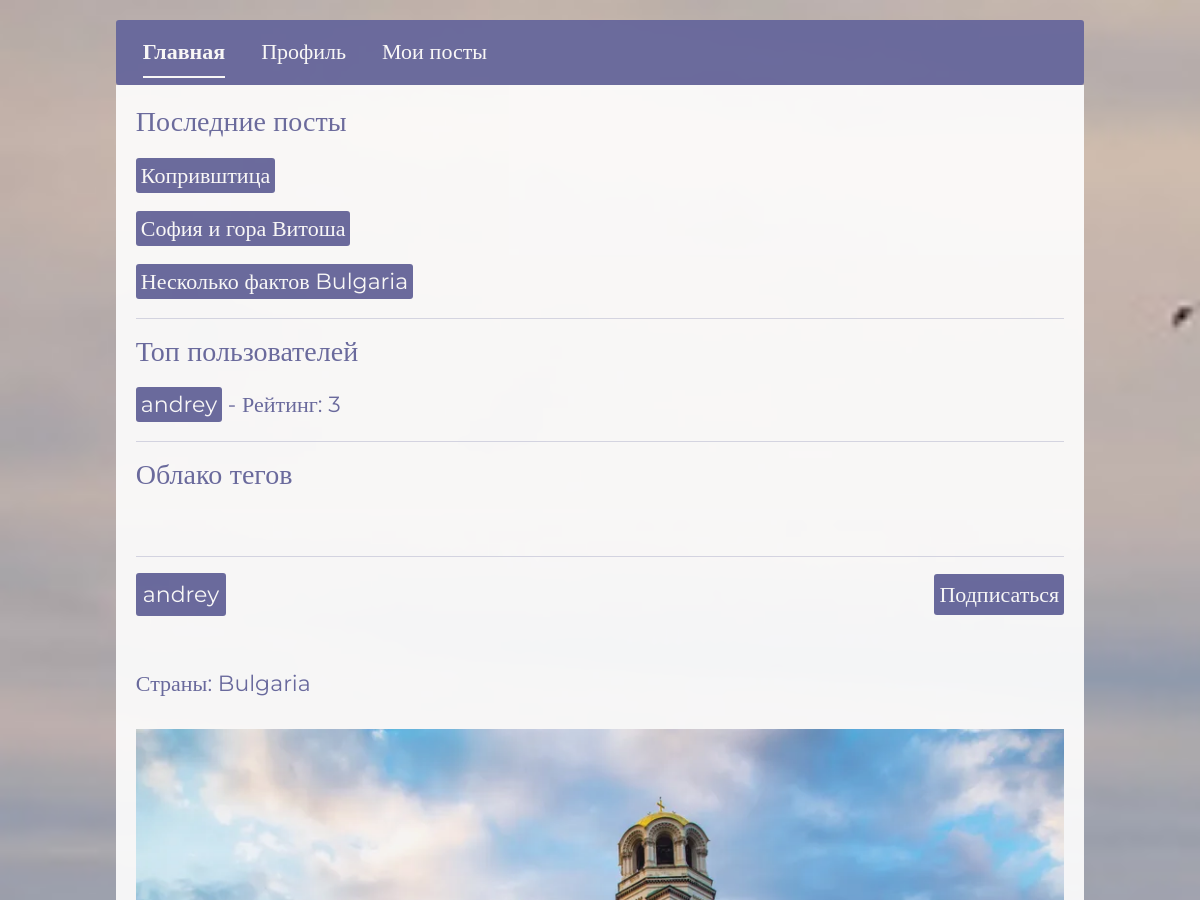
The app's page /profiles/2/posts/ (signed in, upper part), older data.
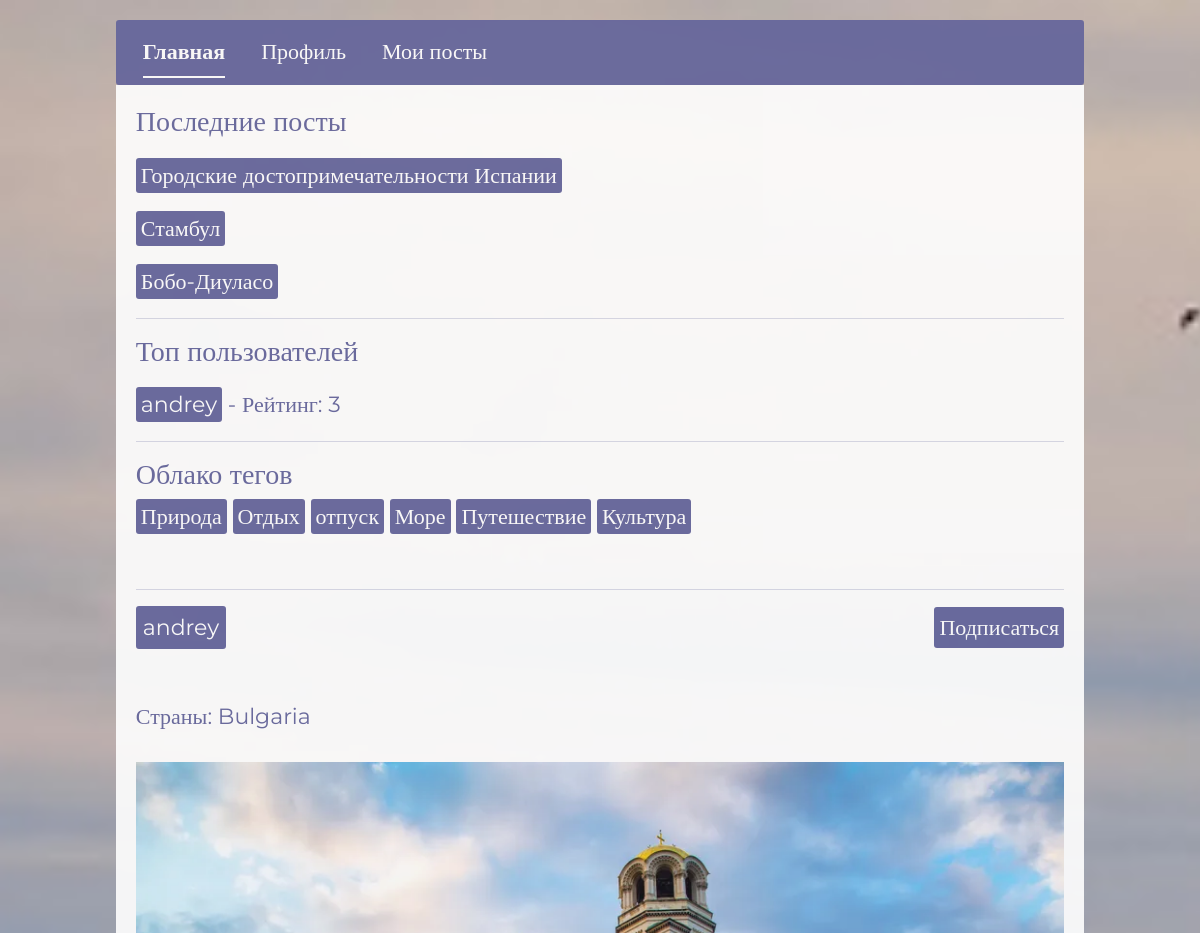
The same page, newer data.
### user/models.py (models this page shows, shortened)
class Post(models.Model):
    create_date = models.DateTimeField(auto_now_add=True)
    author = models.ForeignKey(User, on_delete=models.CASCADE,  verbose_name='Автор', blank=False, null=True, related_name='posts')
    countries = models.ManyToManyField(Country, blank=False, verbose_name="Страны")
    subject = models.CharField(max_length=255, blank=False, null=True, verbose_name='Тема')
    body = models.TextField(validators=[MinLengthValidator(3)], blank=False, null=True, verbose_name='Тело поста')
    photos = models.ManyToManyField(Photo, blank=True, verbose_name='Фотографии')
    tags = models.ManyToManyField(Tag, blank=True, verbose_name='Теги')
    rating = models.IntegerField(default=0, verbose_name='Рейтинг')
    last_lifted_at = models.DateTimeField(null=True, blank=True, verbose_name='Последнее время поднятия')
    class Meta:
        verbose_name = 'Пост'
        verbose_name_plural = 'Посты'

class Profile(models.Model):
    user = models.OneToOneField(User, on_delete=models.CASCADE, verbose_name='Пользователь')
    countries_interest = models.ManyToManyField(Country, blank=True, verbose_name="Интересующие страны")
    post_count = models.IntegerField(default=0, verbose_name='Количество постов')
    followers = models.ManyToManyField(User, related_name='following', blank=True, verbose_name='Подписчики')
    followers_count = models.IntegerField(default=0, verbose_name='Количество подписчиков')
    is_create = models.BooleanField(default=True, verbose_name='Создавать посты')
    is_blocked = models.BooleanField(default=False, verbose_name='Заблокирован')
    class Meta:
        verbose_name = 'Профиль'
        verbose_name_plural = 'Профили'

class Photo(models.Model):
    image = models.ImageField(upload_to='post_photos/', validators=[validate_image_size], verbose_name='Фото')
    class Meta:
        verbose_name = 'Фото'
        verbose_name_plural = 'Фотки'

class Tag(models.Model):
    name = models.CharField(max_length=50, verbose_name='Тег')
    class Meta:
        verbose_name = 'Тег'
        verbose_name_plural = 'Теги'

### country/models.py (models this page shows, shortened)
class Country(models.Model):
    name = models.CharField(max_length=255, verbose_name='Название страны')
    top_level_domain = models.CharField(max_length=255, blank=True, verbose_name='Топ-уровневый домен')
    alpha2_code = models.CharField(max_length=255, blank=True, verbose_name='Двухбуквенный код страны')
    alpha3_code = models.CharField(max_length=255, blank=True, verbose_name='Трехбуквенный код страны')
    calling_code = models.CharField(max_length=255, blank=True, verbose_name='Телефонный код')
    capital = models.CharField(max_length=255, blank=True, verbose_name='Столица')
    alt_spellings = models.TextField(blank=True, verbose_name='Альтернативные написания')
    region = models.CharField(max_length=255, blank=True, verbose_name='Регион')
    class Meta:
        verbose_name = 'Страна'
        verbose_name_plural = 'Страны'

### user/views.py (the view)
# urls.py: path('profiles/<int:user_id>/posts/', views.profile_posts, name='profile_posts'),
@login_required
def profile_posts(request, user_id):
    profile = Profile.objects.get(user=request.user)
    blocked_response = check_user_blocked(profile)
    if blocked_response:
        return blocked_response
    active_link = 'profile_posts'
    profile = get_object_or_404(Profile, user__id=user_id)
    user = profile.user
    posts = profile.user.posts.all().order_by('-create_date')
    paginator = Paginator(posts, 10)
    page_number = request.GET.get('page')
    page_obj = paginator.get_page(page_number)
    context = {
        'profile': profile,
        'user': user,
        'posts': page_obj,
        'active_link': active_link
    }
    return render(request, 'user/profile_detail.html', context)

### user/context_processors.py (called while the page is built)
def global_context(request):
    latest_posts = Post.objects.order_by('-create_date')[:3]
    tag_cloud = Tag.objects.all()
    top_users = Profile.objects.annotate(
        posts_count=Count('user__posts'),
        total_rating=Sum('user__posts__rating')
    ).filter(total_rating__gt=0).order_by('-total_rating')[:5]
    return {
        'latest_posts': latest_posts,
        'tag_cloud': tag_cloud,
        'top_users': top_users,
    }

### user/permissions.py (called while the page is built)
def check_user_blocked(profile):
    if profile.is_blocked:
        return HttpResponse("Ваш аккаунт заблокирован. Вы не можете создавать посты.", status=403)
    return None

### templates/user/profile_detail.html (shortened to what this page needs)
{% extends 'base.html' %}
{% block extra_css %}
    {% load static %}
    <link rel="stylesheet" href="{% static 'css/profile_detail.css' %}">
{% endblock %}
{% block content %}
    <div id="wrapper">
        <div id="index-nav">
            <ul class="nav nav-underline">
              <li class="nav-item" id="index-nav-item">
                <a id="index-link" class="nav-link active" aria-current="page" href="{% url 'index'%}">Главная</a>
              </li>
              <li class="nav-item" id="index-nav-item">
                <a id="index-link" class="nav-link" aria-current="page" href="{% url 'profile_detail' user.id %}">Профиль</a>
              </li>
              <li class="nav-item" id="index-nav-item">
                <a id="index-link" class="nav-link" aria-current="page" href="{% url 'profile_posts' user.id %}">Мои посты</a>
              </li>
            </ul>
        </div>
        <div id="lenta">
            {% include 'commom_info.html' %}
        </div>
        {% if active_link == 'profile_posts' %}
            {% for post in posts %}
            <div id="lenta">
                <hr>
                <div id="author">
                    <a href="{% url 'profile_detail' post.author.id %}">{{post.author }}</a>
                <div>
                    {% if request.user.is_authenticated %}
                        {% if request.user != profile.user %}
                            {% if post.is_following %}
                                <form action="{% url 'toggle_subscription' post.author.id %}" method="POST">
                                    {% csrf_token %}
                                    <button type="submit" id="subscription-bth">Отписаться</button>
                                </form>
                            {% else %}
                                <form action="{% url 'toggle_subscription' post.author.id %}" method="POST">
                                    <button type="submit" id="subscription-bth">Подписаться</button>
                                </form>
                            {% endif %}
                        {% endif %}
                    {% endif %}
                </div>
            </div>
            <br>
            <div id="country">
                {% if post.countries.exists %}
                    <p>Страны:
                        {% for country in post.countries.all %}
                            {{ country.name }}{% if not forloop.last %}, {% endif %}
                        {% endfor %}
                    </p>
                {% else %}
                    <p>Страны не указаны</p>
                {% endif %}
            </div>
            <div id="img">
                {% if post.photos.exists %}
                    <img src="{{ post.photos.first.image.url }}" alt="photo">
                {% else %}
                        <p>Фотографии не загружены</p>
                {% endif %}
            </div>
            <br>
            <br>
        </div>
            {% endfor %}
        {% endif %}
    </div>
{% endblock %}

### templates/commom_info.html
<div id="top-info">
    <h3>Последние посты</h3>
    {% for post in latest_posts %}
        <div id="link_posts">
            <a href="{% url 'post_detail' post.id %}">{{post.subject}}</a>
        </div>
    {% endfor %}
    <hr>
    <h3>Топ пользователей</h3>
    {% for user in top_users %}
        <div id="link_users">
            <a href="{% url 'profile_detail' user.user.id %}">{{user.user.username}}</a> - Рейтинг: {{ user.total_rating }}
        </div>
    {% endfor %}
    <hr>
    <h3>Облако тегов</h3>
    {% for tag in tag_cloud %}
        <div id="tags">
            <a href="{% url 'posts_by_tag' tag.id %}">{{tag.name}}</a>
        </div>
    {% endfor %}
</div>

Row changes from the older to the newer data that the page shows:
no longer on this page (row unchanged): Post: subject "София и гора Витоша", shown under "Последние посты"
no longer on this page (row unchanged): Post: subject "Несколько фактов Bulgaria", shown under "Последние посты"
no longer on one of the page's lists (row unchanged): Post: subject "Копривштица"
added Post: subject "Городские достопримечательности Испании", shown under "Последние посты"
added Post: subject "Стамбул", shown under "Последние посты"
added Post: subject "Бобо-Диуласо", shown under "Последние посты"
added Tag: name "Природа"
added Tag: name "Отдых"
added Tag: name "отпуск"
added Tag: name "Море"
added Tag: name "Путешествие"
added Tag: name "Культура"
